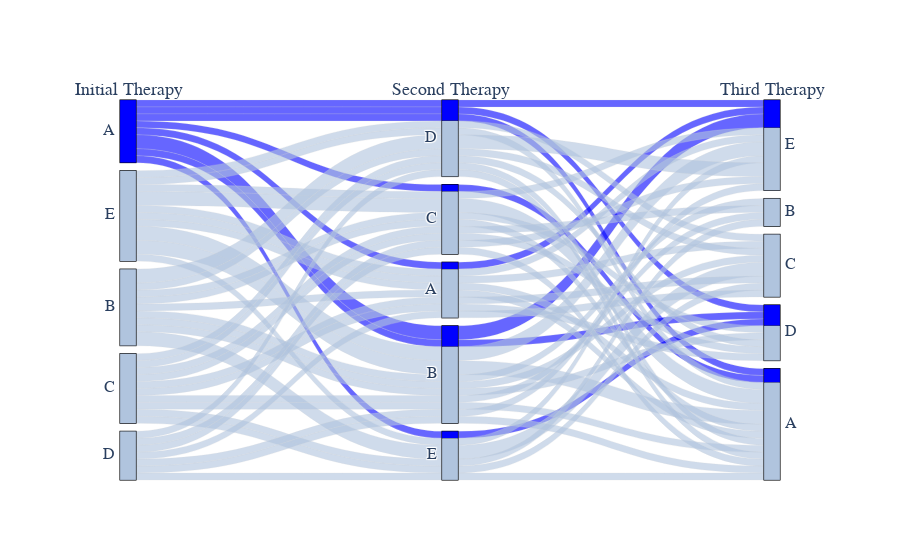

Notebook code for this chart:
### Code cell
import plotly.graph_objects as go
import pandas as pd


# Create dimensions

th1_dim = go.parcats.Dimension(values=data.Therapy1, label="Initial Therapy")

th2_dim = go.parcats.Dimension(values=data.Therapy2, label="Second Therapy")

th3_dim = go.parcats.Dimension(values=data.Therapy3, label="Third Therapy")


# Create a new column 'th1' based on the values in the 'Therapy1' column
data['th1'] = data['Therapy1'].apply(lambda x: 0 if x == 'A' else 1)

# Print the updated DataFrame to check the new column
print(data.head())


# Create parcats trace
color = data.th1;
colorscale = [[0, 'blue'], [1, 'lightsteelblue']];

fig = go.Figure(data = [go.Parcats(dimensions=[th1_dim, th2_dim, th3_dim],
        line={'colorscale': colorscale, 'cmin': 0,
              'cmax': 1, 'color': color, 'shape': 'hspline'},
        hoveron='color', hoverinfo='count+probability',
        labelfont={'size': 18, 'family': 'Times'},
        tickfont={'size': 16, 'family': 'Times'},
        arrangement='freeform')])

fig.show()

### Figure 1 — Plotly figure (JSON) as saved in the notebook; plotly's stock layout.template omitted (floating-point values rounded to 4 significant figures)
{"data": [{"arrangement": "freeform", "dimensions": [{"label": "Initial Therapy", "values": ["A", "E", "A", "B", "E", "E", "B", "A", "E", "C", "B", "D", "E", "B", "E", "B", "A", "B", "B", "B", "E", "E", "C", "C", "C", "D", "D", "C", "E", "D", "B", "A", "C", "E", "E", "C", "A", "C", "B", "D", "A", "C", "E", "D", "C", "A", "E", "B", "A", "D"]}, {"label": "Second Therapy", "values": ["D", "C", "A", "B", "D", "E", "B", "B", "B", "D", "D", "B", "A", "A", "A", "C", "D", "D", "E", "C", "C", "B", "A", "C", "A", "A", "C", "E", "B", "C", "E", "D", "C", "C", "D", "B", "B", "E", "D", "B", "C", "D", "B", "E", "B", "E", "A", "B", "B", "D"]}, {"label": "Third Therapy", "values": ["E", "E", "E", "B", "C", "E", "D", "D", "E", "A", "C", "A", "C", "A", "A", "A", "A", "E", "C", "D", "A", "A", "C", "B", "D", "C", "A", "C", "A", "E", "C", "D", "D", "A", "A", "B", "E", "B", "E", "E", "A", "D", "E", "A", "A", "D", "E", "C", "E", "A"]}], "hoverinfo": "count+probability", "hoveron": "color", "labelfont": {"family": "Times", "size": 18}, "line": {"cmax": 1, "cmin": 0, "color": [0, 1, 0, 1, 1, 1, 1, 0, 1, 1, 1, 1, 1, 1, 1, 1, 0, 1, 1, 1, 1, 1, 1, 1, 1, 1, 1, 1, 1, 1, 1, 0, 1, 1, 1, 1, 0, 1, 1, 1, 0, 1, 1, 1, 1, 0, 1, 1, 0, 1], "colorscale": [[0, "blue"], [1, "lightsteelblue"]], "shape": "hspline"}, "tickfont": {"family": "Times", "size": 16}, "type": "parcats"}], "layout": {}}
